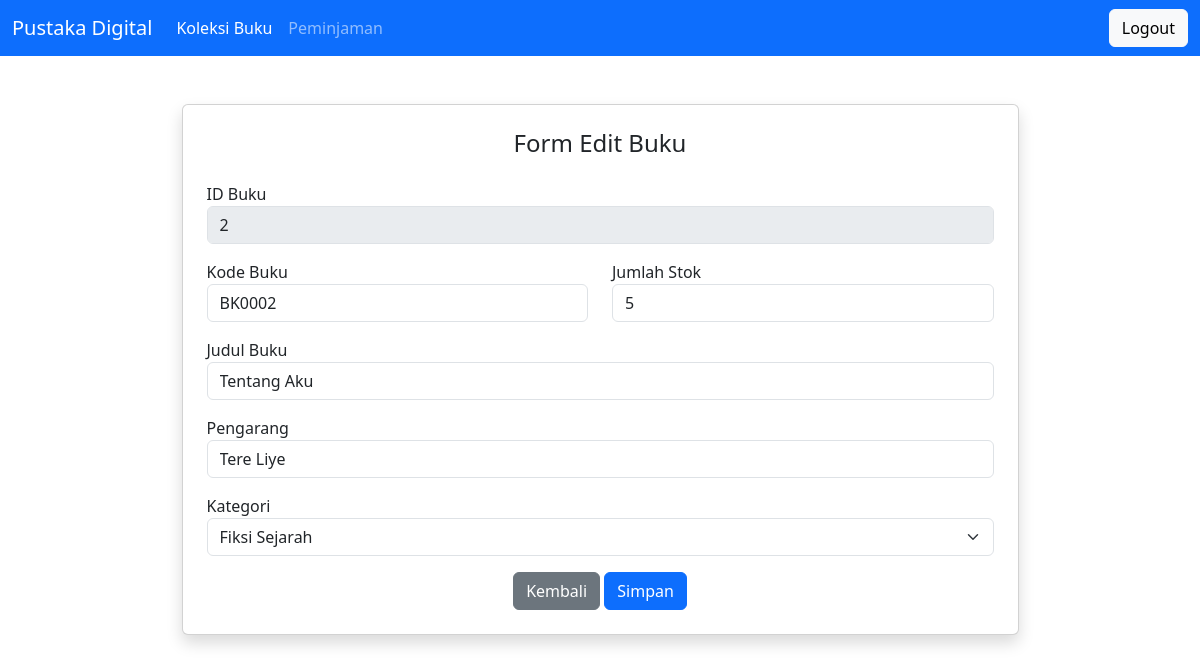
/edit.php?id=2 (signed in), run on the app's committed database.
### tables this page shows
CREATE TABLE `koleksi_buku` (
  `id_buku` int(11) NOT NULL,
  `kode_buku` varchar(20) DEFAULT NULL,
  `judul` varchar(100) DEFAULT NULL,
  `pengarang` varchar(100) DEFAULT NULL,
  `kategori` varchar(50) DEFAULT NULL,
  `stok` int(11) DEFAULT NULL
);

### edit.php (the view, shortened to what this page needs)
<?php
include 'koneksi.php';
$id = $_GET['id'];
$data = mysqli_fetch_assoc(mysqli_query($koneksi, "SELECT * FROM koleksi_buku WHERE id_buku=$id"));
?>
<!DOCTYPE html>
<html>
<head>
    <link href="https://cdn.jsdelivr.net/npm/bootstrap@5.3.8/dist/css/bootstrap.min.css" rel="stylesheet">
</head>
<body>
<nav class="navbar navbar-expand-lg navbar-dark bg-primary">
  <div class="container-fluid">
    <a class="navbar-brand" href="#">Pustaka Digital</a>
        <div class="collapse navbar-collapse" id="navbarSupportedContent">
      <ul class="navbar-nav me-auto mb-2 mb-lg-0">
        <li class="nav-item">
          <a class="nav-link active" aria-current="page" href="koleksi.php">Koleksi Buku</a>
        </li>
        <li class="nav-item">
          <a class="nav-link" href="peminjaman.php">Peminjaman</a>
        </li>
        </ul>
        <div class="logout-button ms-auto">
            <a href="logout.php">
             <button type="button" class="btn btn-light logout">Logout</button>
            </a>
        </div>
     </div>
  </div>
</nav>
<div class="container mt-5 mb-5">
    <div class="card col-md-9 mx-auto p-4 shadow">
        <h4 class="text-center mb-4">Form Edit Buku</h4>
        <form action="" method="POST">
            <div class="mb-3">
                <label>ID Buku</label>
                <input type="text" class="form-control" value="<?= $data['id_buku'] ?>" disabled>
            </div>
            <div class="row">
                <div class="col-md-6 mb-3">
                    <label>Kode Buku</label>
                    <input type="text" name="kode_buku" class="form-control" value="<?= $data['kode_buku'] ?>" required>
                </div>
                <div class="col-md-6 mb-3">
                    <label>Jumlah Stok</label>
                    <input type="number" name="stok" class="form-control" value="<?= $data['stok'] ?>" required>
                </div>
            </div>
            <div class="mb-3">
                <label>Judul Buku</label>
                <input type="text" name="judul" class="form-control" value="<?= $data['judul'] ?>" required>
            </div>
            <div class="mb-3">
                <label>Pengarang</label>
                <input type="text" name="pengarang" class="form-control" value="<?= $data['pengarang'] ?>" required>
            </div>
            <div class="mb-3">
                <label>Kategori</label>
                <select name="kategori" class="form-select">
                    <option value="Fiksi Sejarah" <?= $data['kategori']=='Fiksi Sejarah'?'selected':'' ?>>Fiksi Sejarah</option>
                </select>
            </div>
            <div class="text-center">
                <a href="koleksi.php" class="btn btn-secondary">Kembali</a>
                <button type="submit" name="simpan" class="btn btn-primary">Simpan</button>
            </div>
        </form>
    </div>
</div>
</body>
</html>

### data on the page
koleksi_buku: id_buku "2", kode_buku "BK0002", stok "5", judul "Tentang Aku", pengarang "Tere Liye", kategori "Fiksi Sejarah"
